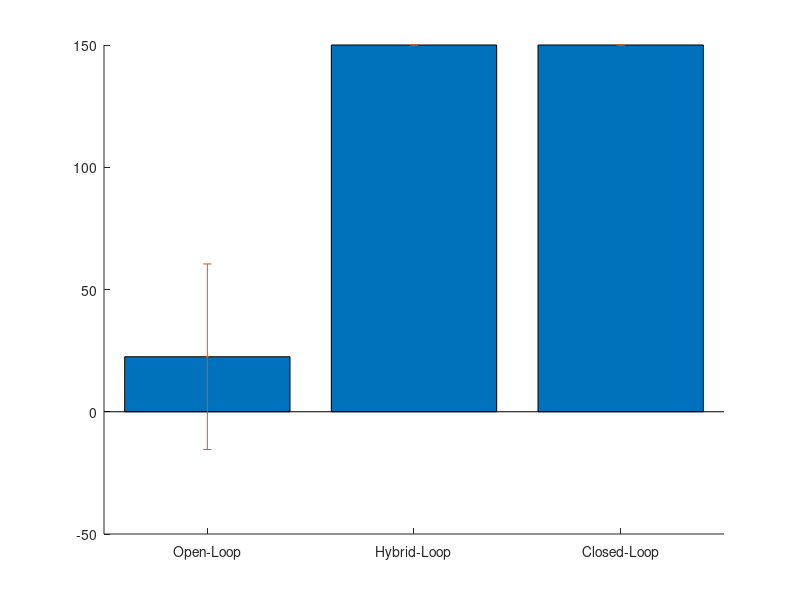

MATLAB code to generate this figure:
load("openLoopScore.mat");
load("hybridLoopScore.mat");
load("closedLoopScore.mat");

average = zeros(3,1);
average(1) = mean(openLoopScore);
average(2) = mean(hybridLoopScore);
average(3) = mean(closedLoopScore);

deviation = zeros(3,1);
deviation(1) = std(openLoopScore);
deviation(2) = std(hybridLoopScore);
deviation(3) = std(closedLoopScore);

[OvHdecision, OvHp] = ttest2(openLoopScore, hybridLoopScore);
[OvCdecision, OvCp] = ttest2(openLoopScore, closedLoopScore);
[HvCdecision, HvCp] = ttest2(hybridLoopScore, closedLoopScore);

figure(1);
hold on;

bar(average);
errorbar(average,deviation,'.');
XTickLabels={'Open-Loop'; 'Hybrid-Loop'; 'Closed-Loop'};
XTick=1:1:3;
set(gca, 'XTick',XTick);
set(gca, 'XTickLabel', XTickLabels);

